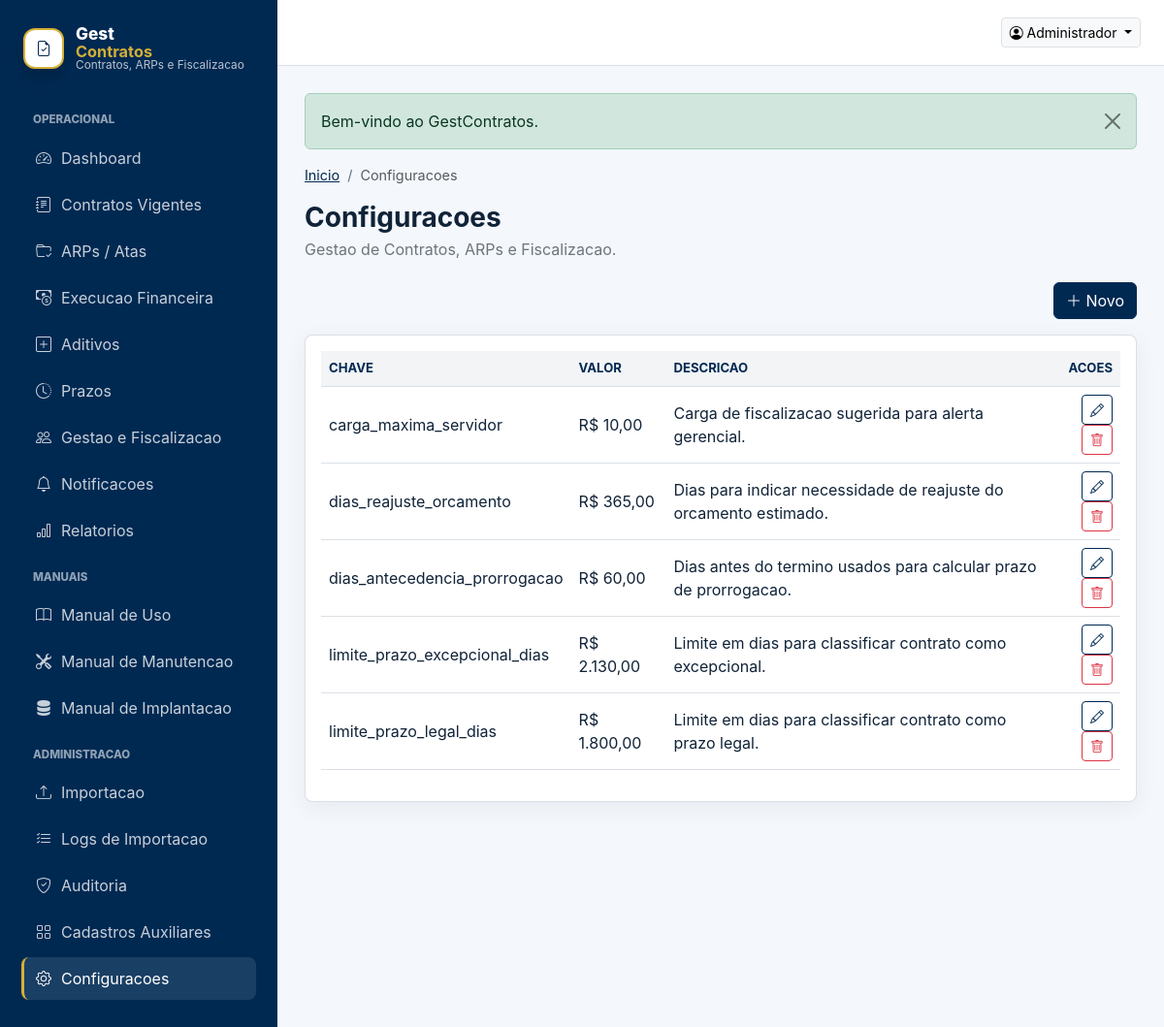
The app's page /configuracoes (signed in) with its own data.
### tables this page shows
CREATE TABLE IF NOT EXISTS parametros_sistema (
  id BIGINT UNSIGNED AUTO_INCREMENT PRIMARY KEY,
  chave VARCHAR(120) NOT NULL UNIQUE,
  valor VARCHAR(255) NOT NULL,
  descricao TEXT NULL,
  created_by BIGINT UNSIGNED NULL,
  updated_by BIGINT UNSIGNED NULL,
  created_at DATETIME NOT NULL DEFAULT CURRENT_TIMESTAMP,
  updated_at DATETIME NOT NULL DEFAULT CURRENT_TIMESTAMP ON UPDATE CURRENT_TIMESTAMP,
  deleted_at DATETIME NULL
);

### app/Core/Auth.php (called while the page is built, shortened)
<?php
final class Auth
{
    public static function hasAnyRole(array $roles): bool
    {
        $role = $_SESSION['user']['role'] ?? null;
        return $role === 'administrador' || in_array($role, $roles, true);
    }
    public static function canWrite(): bool
    {
        return self::hasAnyRole(['administrador', 'gestor-contratos', 'setor-demandante', 'gestor-fiscal']);
    }
}

### app/Core/View.php (called while the page is built, shortened)
<?php
final class View
{
    public static function render(string $view, array $data = [], string $layout = 'layouts/app'): void
    {
        extract($data, EXTR_SKIP);
        $viewPath = base_path('app/Views/' . $view . '.php');
        require $viewPath;
    }
}

### app/Core/Controller.php (called while the page is built, shortened)
<?php
abstract class Controller
{
    protected function view(string $view, array $data = [], string $layout = 'layouts/app'): void
    {
        View::render($view, $data, $layout);
    }
}

### app/Controllers/ResourceController.php (called while the page is built, shortened)
<?php
abstract class ResourceController extends Controller
{
    protected Model $model;
    protected string $title;
    protected string $route;
    protected array $columns = [];
    public function index(Request $request): void
    {
        $items = $this->model->all($this->orderBy(), [], 1000);
        $this->view('shared/resource_index', [
            'title' => $this->title,
            'items' => $items,
            'columns' => $this->columns,
            'route' => $this->route,
        ]);
    }
    protected function orderBy(): string
    {
        return 'id DESC';
    }
}

### app/Core/Application.php (called while the page is built, shortened)
<?php
final class Application
{
    public function run(): void
    {
        try {
            $router = new Router();
            $router->dispatch(Request::capture());
        } catch (\Throwable $exception) {
            http_response_code(500);
            $this->logException($exception);
            if (config('app.debug', false)) {
                echo '<pre>' . e($exception) . '</pre>';
                return;
            }
            echo 'Ocorreu um erro interno. Verifique os logs da aplicacao.';
        } finally {
            unset($_SESSION['_old']);
        }
    }
}

### public/index.php (called while the page is built, shortened)
<?php
$app = new Application(dirname(__DIR__));
$app->run();

### app/Core/helpers.php (called while the page is built, shortened)
<?php
if (! function_exists('base_path')) {
    function base_path(string $path = ''): string
    {
        $root = $GLOBALS['base_path'] ?? dirname(__DIR__, 2);
        return $path === '' ? $root : $root . DIRECTORY_SEPARATOR . ltrim($path, DIRECTORY_SEPARATOR);
    }
}
if (! function_exists('env')) {
    function env(string $key, mixed $default = null): mixed
    {
        return $_ENV[$key] ?? $_SERVER[$key] ?? $default;
    }
}
if (! function_exists('config')) {
    function config(string $key, mixed $default = null): mixed
    {
        static $configs = [];
        [$file, $item] = array_pad(explode('.', $key, 2), 2, null);
        if (! isset($configs[$file])) {
            $path = base_path("config/{$file}.php");
            $configs[$file] = file_exists($path) ? require $path : [];
        }
        return $item === null ? $configs[$file] : ($configs[$file][$item] ?? $default);
    }
}
if (! function_exists('url')) {
    function url(string $path = ''): string
    {
        if (! empty($_SERVER['HTTP_HOST'])) {
            $scheme = (! empty($_SERVER['HTTPS']) && $_SERVER['HTTPS'] !== 'off') ? 'https' : 'http';
            $base = $scheme . '://' . $_SERVER['HTTP_HOST'];
        } else {
            $base = rtrim(config('app.url', ''), '/');
        }
        $path = '/' . ltrim($path, '/');
        return $base . ($path === '/' ? '' : $path);
    }
}
if (! function_exists('e')) {
    function e(mixed $value): string
    {
        return htmlspecialchars((string) $value, ENT_QUOTES | ENT_SUBSTITUTE, 'UTF-8');
    }
}
if (! function_exists('money_br')) {
    function money_br(mixed $value): string
    {
        return 'R$ ' . number_format((float) $value, 2, ',', '.');
    }
}

### app/Controllers/SettingsController.php (called while the page is built, shortened)
<?php
final class SettingsController extends ResourceController
{
    public function __construct()
    {
        $this->model = new Parameter();
    }
}

### app/Core/Model.php (called while the page is built, shortened)
<?php
abstract class Model
{
    protected string $table;
    protected array $fillable = [];
    protected function pdo(): PDO
    {
        return Database::pdo();
    }
    public function all(string $orderBy = 'id DESC', array $filters = [], int $limit = 500): array
    {
        [$where, $params] = $this->where($filters);
        $sql = "SELECT * FROM {$this->table} {$where} ORDER BY {$orderBy} LIMIT {$limit}";
        $stmt = $this->pdo()->prepare($sql);
        $stmt->execute($params);
        return $stmt->fetchAll();
    }
    protected function where(array $filters): array
    {
        $clauses = [];
        $params = [];
        if (in_array('deleted_at', $this->fillable, true) && ! str_contains($this->table, 'logs')) {
            $clauses[] = 'deleted_at IS NULL';
        }
        return [$clauses ? 'WHERE ' . implode(' AND ', $clauses) : '', $params];
    }
}

### config/database.php (called while the page is built)
<?php
return [
    'driver' => 'mysql',
    'host' => env('DB_HOST', '127.0.0.1'),
    'port' => env('DB_PORT', '3306'),
    'database' => env('DB_DATABASE', 'gestcontratos'),
    'username' => env('DB_USERNAME', 'root'),
    'password' => env('DB_PASSWORD', ''),
    'charset' => env('DB_CHARSET', 'utf8mb4'),
];

### config/app.php (called while the page is built)
<?php
return [
    'name' => env('APP_NAME', 'GestContratos'),
    'env' => env('APP_ENV', 'production'),
    'debug' => filter_var(env('APP_DEBUG', false), FILTER_VALIDATE_BOOLEAN),
    'url' => rtrim(env('APP_URL', 'http://localhost:8080'), '/'),
    'session_name' => env('SESSION_NAME', 'gestcontratos_session'),
    'upload_max_mb' => (int) env('UPLOAD_MAX_MB', 20),
];

### app/Core/Database.php (called while the page is built, shortened)
<?php
final class Database
{
    private static ?PDO $pdo = null;
    public static function pdo(): PDO
    {
        $db = config('database');
        $dsn = sprintf(
            'mysql:host=%s;port=%s;dbname=%s;charset=%s',
            $db['host'],
            $db['port'],
            $db['database'],
            $db['charset']
        );
        self::$pdo = new PDO($dsn, $db['username'], $db['password'], [
            PDO::ATTR_ERRMODE => PDO::ERRMODE_EXCEPTION,
            PDO::ATTR_DEFAULT_FETCH_MODE => PDO::FETCH_ASSOC,
            PDO::ATTR_EMULATE_PREPARES => false,
        ]);
        return self::$pdo;
    }
}

### app/Views/shared/resource_index.php (the view, shortened to what this page needs)
<?php $canWrite = GestContratos\Core\Auth::canWrite(); ?>
<?php if ($canWrite): ?>
    <div class="d-flex justify-content-end mb-3">
        <a class="btn btn-primary" href="<?= e(url($route . '/novo')) ?>">
            <i class="bi bi-plus-lg"></i> Novo
        </a>
    </div>
<?php endif; ?>
<section class="gc-card p-3">
    <div class="table-responsive">
        <table class="table table-hover align-middle datatable w-100">
            <thead>
            <tr>
                <?php foreach ($columns as $label): ?>
                    <th scope="col"><?= e($label) ?></th>
                <?php endforeach; ?>
                <?php if ($canWrite): ?>
                    <th scope="col" class="text-end">Acoes</th>
                <?php endif; ?>
            </tr>
            </thead>
            <tbody>
            <?php foreach ($items as $item): ?>
                <tr>
                    <?php foreach (array_keys($columns) as $column): ?>
                        <td>
                            <?php if (str_contains($column, 'valor') || $column === 'saldo'): ?>
                                <?= e(money_br($item[$column] ?? 0)) ?>
                            <?php elseif (str_contains($column, 'data') || str_contains($column, 'vigencia')): ?>
                                <?= e(date_br($item[$column] ?? null)) ?>
                            <?php elseif ($column === 'situacao' || $column === 'ativo'): ?>
                                <?php $value = $column === 'ativo' ? ((int) ($item[$column] ?? 0) === 1 ? 'Ativo' : 'Inativo') : ($item[$column] ?? '-'); ?>
                                <span class="badge <?= e(badge_class($value)) ?>"><?= e($value) ?></span>
                            <?php else: ?>
                                <?= e($item[$column] ?? '-') ?>
                            <?php endif; ?>
                        </td>
                    <?php endforeach; ?>
                    <?php if ($canWrite): ?>
                        <td class="text-end">
                            <a class="btn btn-sm btn-outline-primary" href="<?= e(url($route . '/' . $item['id'] . '/editar')) ?>" aria-label="Editar">
                                <i class="bi bi-pencil"></i>
                            </a>
                            <form method="post" action="<?= e(url($route . '/' . $item['id'] . '/excluir')) ?>" class="d-inline" onsubmit="return confirm('Excluir logicamente este registro?')">
                                <button class="btn btn-sm btn-outline-danger" type="submit" aria-label="Excluir">
                                    <i class="bi bi-trash"></i>
                                </button>
                            </form>
                        </td>
                    <?php endif; ?>
                </tr>
            <?php endforeach; ?>
            </tbody>
        </table>
    </div>
</section>

### app/Core/Router.php (shortened to what this page needs)
<?php
final class Router
{
    private array $routes = [];
    public function add(string $method, string $path, array|callable $handler): void
    {
        $pattern = preg_replace('#\{([a-zA-Z_][a-zA-Z0-9_]*)\}#', '(?P<$1>[^/]+)', '/' . trim($path, '/'));
        $this->routes[] = [
            'method' => strtoupper($method),
            'pattern' => '#^' . $pattern . '$#',
            'handler' => $handler,
        ];
    }
    public function dispatch(Request $request): void
    {
        foreach ($this->routes as $route) {
            if ($route['method'] !== $request->method) {
                continue;
            }
            if (! preg_match($route['pattern'], $request->path, $matches)) {
                continue;
            }
            $params = array_filter($matches, 'is_string', ARRAY_FILTER_USE_KEY);
            $this->call($route['handler'], $request, $params);
            return;
        }
    }
    private function call(array|callable $handler, Request $request, array $params): void
    {
        [$class, $method] = $handler;
        $controller = new $class();
        $ref = new \ReflectionMethod($controller, $method);
        $controller->{$method}(...$this->arguments($ref, $request, $params));
    }
    private function arguments(\ReflectionFunctionAbstract $ref, Request $request, array $params): array
    {
        $args = [];
        $parameters = $ref->getParameters();
        if ($parameters) {
            $first = $parameters[0];
            $type = $first->getType();
            if (($type instanceof \ReflectionNamedType && $type->getName() === Request::class) || $first->getName() === 'request') {
                $args[] = $request;
            }
        }
        return array_merge($args, array_values($params));
    }
}

### records on screen
parametros_sistema: chave "carga_maxima_servidor", valor "R$ 10,00", descricao "Carga de fiscalizacao sugerida para alerta gerencial."
parametros_sistema: chave "dias_reajuste_orcamento", valor "R$ 365,00", descricao "Dias para indicar necessidade de reajuste do orcamento estimado."
parametros_sistema: chave "dias_antecedencia_prorrogacao", valor "R$ 60,00", descricao "Dias antes do termino usados para calcular prazo de prorrogacao."
parametros_sistema: chave "limite_prazo_excepcional_dias", valor "R$ 2.130,00", descricao "Limite em dias para classificar contrato como excepcional."
parametros_sistema: chave "limite_prazo_legal_dias", valor "R$ 1.800,00", descricao "Limite em dias para classificar contrato como prazo legal."

### other values on screen
$section "OPERACIONAL"
$label "Dashboard"
$label "Contratos Vigentes"
$label "ARPs / Atas"
$label "Execucao Financeira"
$label "Aditivos"
$label "Prazos"
$label "Gestao e Fiscalizacao"
$label "Notificacoes"
$label "Relatorios"
$section "MANUAIS"
$label "Manual de Uso"
$label "Manual de Manutencao"
$label "Manual de Implantacao"
$section "ADMINISTRACAO"
